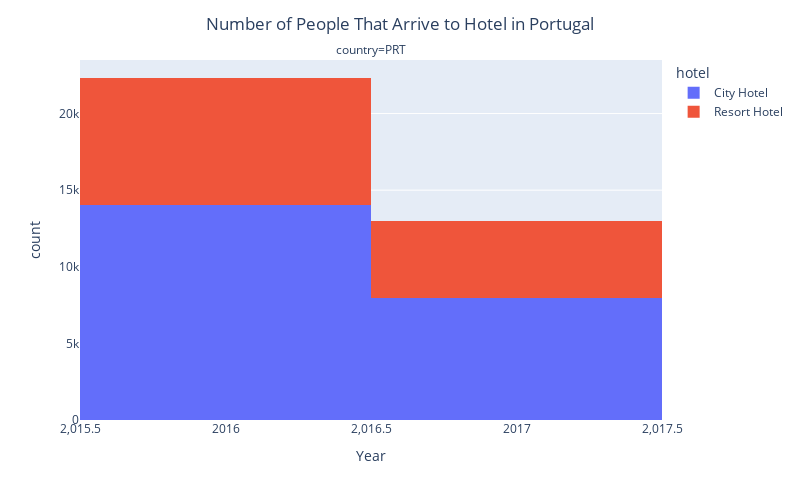

The code cell stored with this chart in its notebook:
### Markdown cell above
**Problem 2** Now it's your turn to do a mini analysis. Please do the following:

1. Choose a subset of columns that you are interested in and look just at those column.
2. Make at least one mask that will remove some of the data (eg. look only at one categorical value OR one or more numerical values.
3. Sort the data using one of the columns.
4. Make a histogram or bar graph of your final data set.
5. Describe in words what you see in your graph, or if there is anything interesting there.

### Code cell
fig = px.histogram(DF_mini_analysis_masked,
                  x='arrival_date_year',
                  color='hotel',
                  facet_col='country',
                  facet_col_wrap=1)

fig.update_layout(title='Number of People That Arrive to Hotel in Portugal',
                  title_x=0.5,
                  xaxis_title="Year",
                  autosize=False,
                  width=800,
                  height=500)
fig.show()

### Figure 1 — Plotly figure (JSON) as saved in the notebook; plotly's stock layout.template omitted (floating-point values rounded to 4 significant figures; data arrays with more than 128 entries replaced by an {"elided": "..."} marker saying what was removed)
{"data": [{"bingroup": "x", "hovertemplate": "hotel=City Hotel<br>country=PRT<br>arrival_date_year=%{x}<br>count=%{y}<extra></extra>", "legendgroup": "City Hotel", "marker": {"color": "#636efa", "pattern": {"shape": ""}}, "name": "City Hotel", "orientation": "v", "showlegend": true, "type": "histogram", "x": {"elided": "21994 int values"}, "xaxis": "x", "yaxis": "y"}, {"bingroup": "x", "hovertemplate": "hotel=Resort Hotel<br>country=PRT<br>arrival_date_year=%{x}<br>count=%{y}<extra></extra>", "legendgroup": "Resort Hotel", "marker": {"color": "#EF553B", "pattern": {"shape": ""}}, "name": "Resort Hotel", "orientation": "v", "showlegend": true, "type": "histogram", "x": {"elided": "13289 int values"}, "xaxis": "x", "yaxis": "y"}], "layout": {"annotations": [{"font": {}, "showarrow": false, "text": "country=PRT", "x": 0.5, "xanchor": "center", "xref": "paper", "y": 1, "yanchor": "bottom", "yref": "paper"}], "autosize": false, "barmode": "relative", "height": 500, "legend": {"title": {"text": "hotel"}, "tracegroupgap": 0}, "margin": {"t": 60}, "title": {"text": "Number of People That Arrive to Hotel in Portugal", "x": 0.5}, "width": 800, "xaxis": {"anchor": "y", "domain": [0, 1], "title": {"text": "Year"}}, "yaxis": {"anchor": "x", "domain": [0, 1], "title": {"text": "count"}}}}
